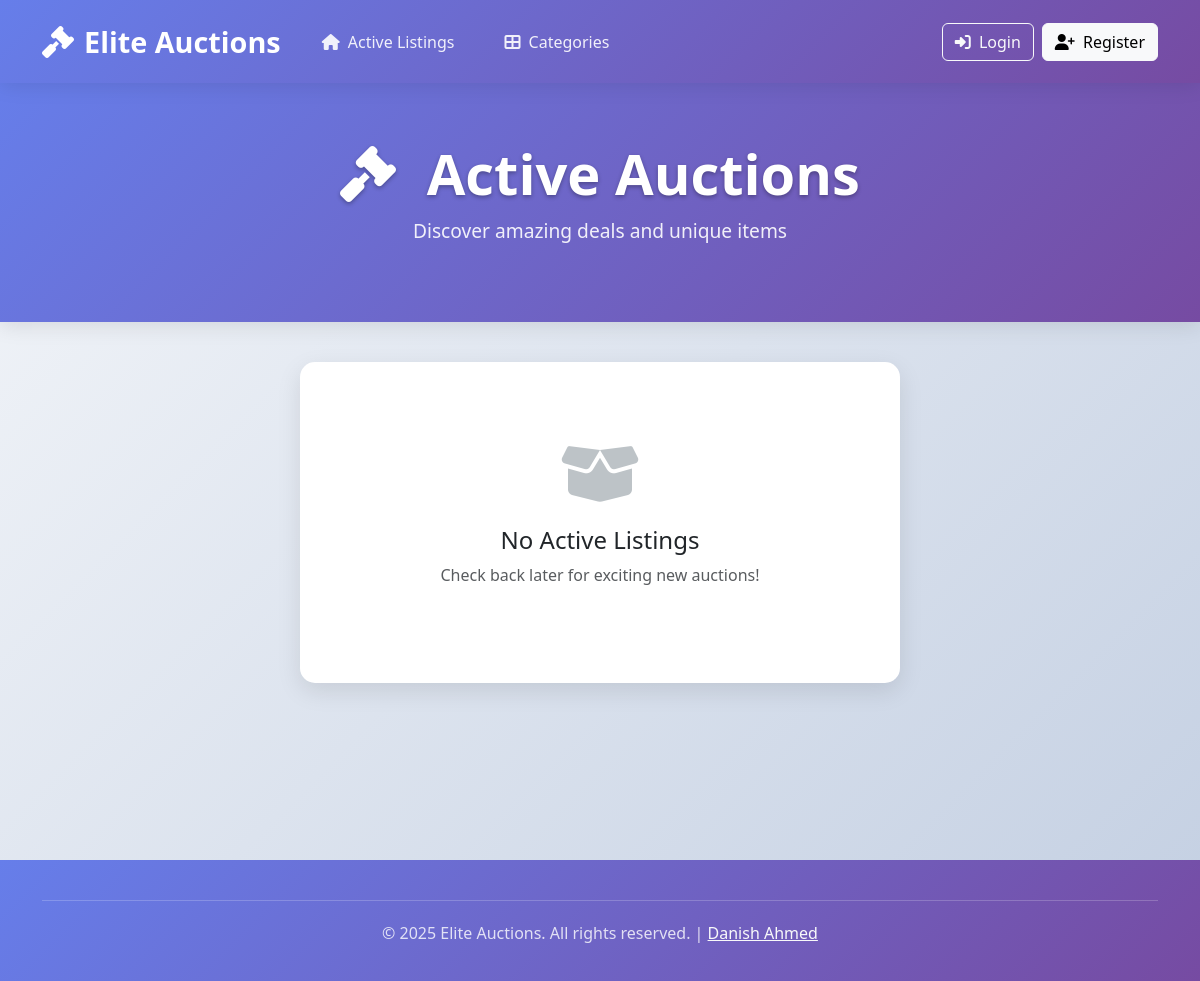
The app's page /, older data.
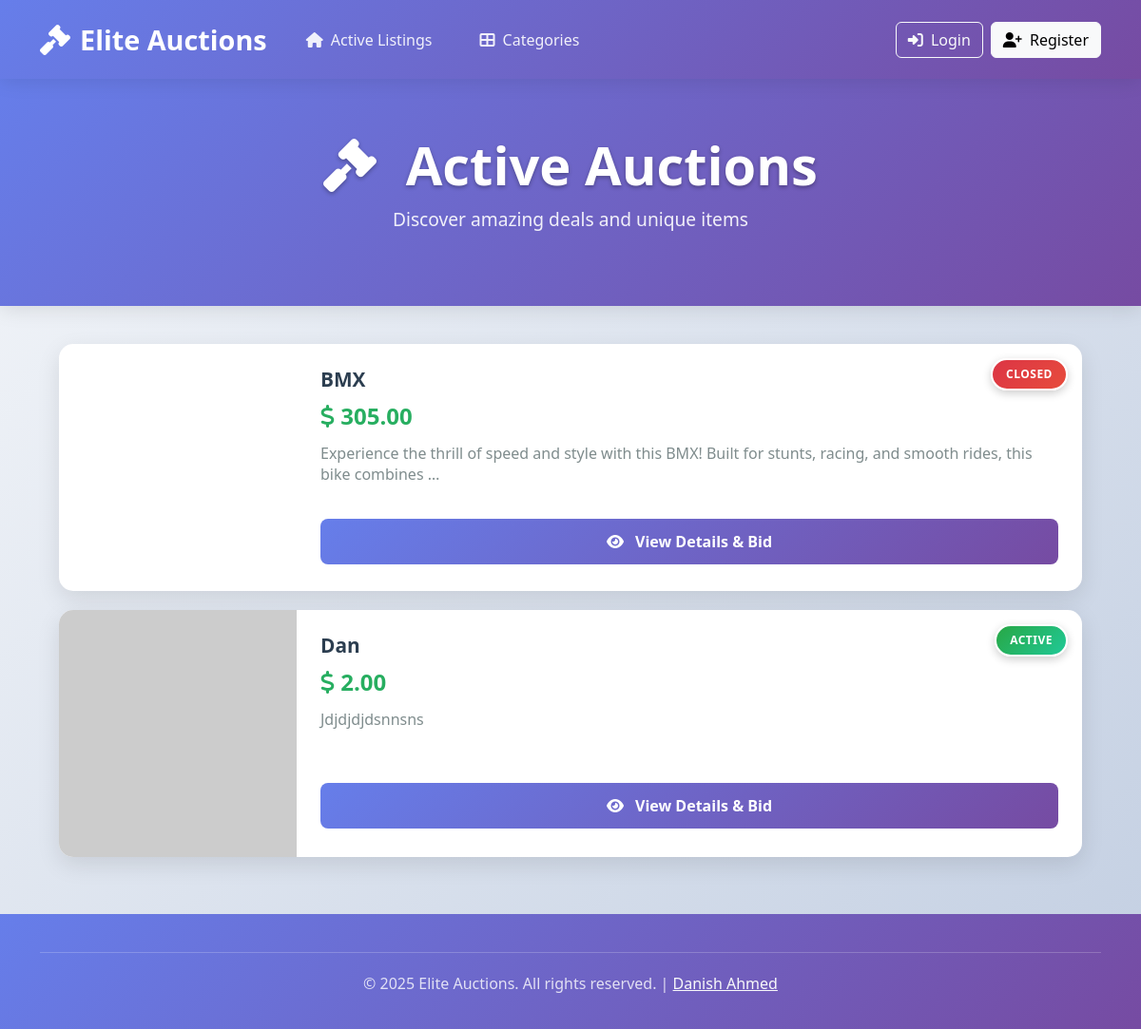
The same page, newer data.
### auctions/models.py (models this page shows, shortened)
class Listing(models.Model):
    title=models.CharField(max_length=64)
    desc=models.TextField()
    url=models.URLField(blank=True)
    is_active = models.BooleanField(default=True)
    owner = models.ForeignKey("User", on_delete=models.CASCADE)
    winner = models.ForeignKey(User, on_delete=models.SET_NULL, null=True, blank=True, related_name="won_listings")
    category=models.CharField(max_length=64,blank=True,choices=[
        ("Fashion", "Fashion"),
        ("Toys", "Toys"),
        ("Electronics", "Electronics"),
        ("Home", "Home"),
        ]
    )

class Bid(models.Model):
    amount = models.DecimalField(max_digits=20,decimal_places=2)
    bidmaker = models.ForeignKey("User", on_delete=models.CASCADE)
    listing = models.ForeignKey("Listing", on_delete=models.CASCADE, related_name="bids")

### auctions/views.py (the view)
# urls.py: path("", views.index, name="index"),
def index(request):
    allListings = Listing.objects.all()
    listings_with_bids = []
    for listing in allListings:
            current_bid = listing.bids.last().amount if listing.bids.last() else "No bids yet"
            listings_with_bids.append((listing, current_bid))
    return render(request, "auctions/index.html", {
        "listings_with_bids": listings_with_bids
    })

### auctions/templates/auctions/index.html (shortened to what this page needs)
{% extends "auctions/layout.html" %}
{% load static %}
{% block head %}
<link href="https://cdnjs.cloudflare.com/ajax/libs/font-awesome/6.4.0/css/all.min.css" rel="stylesheet">
{% endblock %}
{% block body %}
<div class="main-header">
    <div class="container">
        <h2 class="display-4">
            <i class="fas fa-gavel me-3"></i>
            Active Auctions
        </h2>
        <p>Discover amazing deals and unique items</p>
    </div>
</div>
<div class="container">
    {% if listings_with_bids %}
    <div class="horizontal-cards">
        {% for listing, current_bid in listings_with_bids %}
        <div class="horizontal-card">
            <span class="status-badge {% if listing.is_active %}status-active{% else %}status-closed{% endif %}">
                {% if listing.is_active %}ACTIVE{% else %}CLOSED{% endif %}
            </span>
            <div class="card-image" style="background-image: url('{% firstof listing.url "https://via.placeholder.com/300x200?text=No+Image" %}')">
            </div>
            <div class="card-content">
                <div>
                    <h5 class="card-title">{{ listing.title }}</h5>
                    <p class="card-price">
                        <i class="fas fa-dollar-sign"></i> {{ current_bid|floatformat:2 }}
                    </p>
                    <p class="card-description">{{ listing.desc|truncatechars:120 }}</p>
                </div>
                <div class="card-actions">
                    <a href="{% url 'listing' listing.pk %}" class="btn btn-primary-modern btn-modern">
                        <i class="fas fa-eye me-2"></i> View Details & Bid
                    </a>
                </div>
            </div>
        </div>
        {% endfor %}
    </div>
    {% else %}
    <div class="empty-state">
        <i class="fas fa-box-open"></i>
        <h4>No Active Listings</h4>
        <p class="text-muted">Check back later for exciting new auctions!</p>
    </div>
    {% endif %}
</div>
{% endblock %}

### auctions/templates/auctions/layout.html (shortened to what this page needs)
{% load static %}
<!DOCTYPE html>
<html lang="en">
<head>
    <link href="https://cdnjs.cloudflare.com/ajax/libs/bootstrap/5.3.0/css/bootstrap.min.css" rel="stylesheet">
    <link href="https://cdnjs.cloudflare.com/ajax/libs/font-awesome/6.4.0/css/all.min.css" rel="stylesheet">
    <link href="{% static 'auctions/styles.css' %}" rel="stylesheet">
    {% block head %}{% endblock %}
</head>
<body>
    <nav class="navbar navbar-expand-lg modern-navbar fixed-top">
        <div class="container">
            <a class="navbar-brand" href="{% url 'index' %}">
                <i class="fas fa-gavel"></i>
                Elite Auctions
            </a>
            <div class="collapse navbar-collapse" id="navbarNav">
                <ul class="navbar-nav me-auto">
                    <li class="nav-item">
                        <a class="nav-link" href="{% url 'index' %}">
                            <i class="fas fa-home me-1"></i>
                            Active Listings
                        </a>
                    </li>
                    <li class="nav-item">
                        <a class="nav-link" href="{% url 'categories' %}">
                            <i class="fas fa-th-large me-1"></i>
                            Categories
                        </a>
                    </li>
                </ul>
                <div class="d-flex align-items-center">
                    {% if user.is_authenticated %}
                        <div class="dropdown">
                            <button class="btn dropdown-toggle user-badge" type="button" data-bs-toggle="dropdown">
                                <i class="fas fa-user-circle"></i>
                                {{ user.username }}
                            </button>
                            <ul class="dropdown-menu dropdown-menu-end">
                                <li><a class="dropdown-item" href="{% url 'logout' %}"><i class="fas fa-sign-out-alt me-2"></i>Logout</a></li>
                            </ul>
                        </div>
                    {% else %}
                        <div class="d-flex gap-2">
                            <a href="{% url 'login' %}" class="btn btn-outline-light">
                                <i class="fas fa-sign-in-alt me-1"></i>
                                Login
                            </a>
                            <a href="{% url 'register' %}" class="btn btn-light">
                                <i class="fas fa-user-plus me-1"></i>
                                Register
                            </a>
                        </div>
                    {% endif %}
                </div>
            </div>
        </div>
    </nav>
    <main style="margin-top: var(--nav-height);">
        <div class="page-content">
            {% block body %}
            {% endblock %}
        </div>
    </main>
    <footer class="modern-footer">
        <div class="container">
            <div class="footer-bottom">
                <p>&copy; 2025 Elite Auctions. All rights reserved. | <a href="https://www.linkedin.com/in/danish-ahmed-6b46b4343/" class="text-light">Danish Ahmed</a></p>
            </div>
        </div>
    </footer>
</body>
</html>

### auctions/static/auctions/styles.css (style rules this page uses)
:root { --primary-gradient: linear-gradient(135deg, #667eea 0%, #764ba2 100%); --success-gradient: linear-gradient(135deg, #4facfe 0%, #00f2fe 100%); --danger-gradient: linear-gradient(135deg, #fa709a 0%, #fee140 100%); --card-shadow: 0 8px 25px rgba(0, 0, 0, 0.1); --card-shadow-hover: 0 15px 35px rgba(0, 0, 0, 0.15); }
body { background: linear-gradient(135deg, #f5f7fa 0%, #c3cfe2 100%); font-family: 'Segoe UI', Tahoma, Geneva, Verdana, sans-serif; min-height: 100vh; }
.main-header { background: var(--primary-gradient); padding: 60px 0; margin-bottom: 40px; color: white; text-align: center; box-shadow: 0 4px 20px rgba(0, 0, 0, 0.1); }
.horizontal-cards { display: flex; flex-direction: column; gap: 20px; max-width: 1200px; margin: 0 auto; padding: 0 20px; }
.horizontal-card { background: white; border-radius: 15px; box-shadow: var(--card-shadow); overflow: hidden; transition: all 0.3s ease; display: flex; height: 200px; }
.horizontal-card .card-image { width: 250px; height: 100%; background-size: cover; background-position: center; position: relative; }
.status-active { background: var(--success-gradient); }
.status-closed { background: var(--danger-gradient); }
.horizontal-card .card-content { flex: 1; padding: 25px; display: flex; flex-direction: column; justify-content: space-between; }
.horizontal-card .card-title { font-size: 1.3rem; font-weight: 600; color: #2c3e50; margin-bottom: 8px; }
.horizontal-card .card-price { font-size: 1.5rem; font-weight: 700; color: #27ae60; margin-bottom: 10px; }
.horizontal-card .card-description { color: #7f8c8d; line-height: 1.4; margin-bottom: 15px; flex-grow: 1; }
.horizontal-card .card-actions { margin-top: auto; }
.btn-modern { padding: 12px 24px; border-radius: 8px; font-weight: 600; border: none; transition: all 0.3s ease; text-decoration: none; display: inline-block; text-align: center; }
.btn-primary-modern { background: var(--primary-gradient); color: white; }

### auctions/templates/auctions/index.html (style rules this page uses)
.main-header { background: linear-gradient(135deg, #667eea 0%, #764ba2 100%); padding: 60px 0; margin-bottom: 40px; color: white; text-align: center; box-shadow: 0 4px 20px rgba(0, 0, 0, 0.1); }
.main-header h2 { font-weight: 700; text-shadow: 0 2px 4px rgba(0, 0, 0, 0.3); margin: 0; }
.main-header p { font-size: 1.2rem; opacity: 0.9; margin-top: 10px; }
.horizontal-cards { display: flex; flex-direction: column; gap: 20px; max-width: 1200px; margin: 0 auto; padding: 0 20px; }
.horizontal-card { background: white; border-radius: 15px; box-shadow: 0 8px 25px rgba(0, 0, 0, 0.1); overflow: hidden; transition: all 0.3s ease; display: flex; min-height: 260px; position: relative; }
.horizontal-card .card-image { width: 250px; height: 100%; min-height: 260px; background-size: cover; background-position: center; flex-shrink: 0; }
.horizontal-card .card-content { flex: 1; padding: 25px 25px 15px 25px; display: flex; flex-direction: column; justify-content: space-between; min-height: 260px; }
.horizontal-card .card-title { font-size: 1.3rem; font-weight: 600; color: #2c3e50; margin-bottom: 8px; }
.horizontal-card .card-price { font-size: 1.5rem; font-weight: 700; color: #27ae60; margin-bottom: 10px; }
.horizontal-card .card-description { color: #7f8c8d; line-height: 1.4; margin-bottom: 15px; flex-grow: 1; }
.horizontal-card .card-actions { margin-top: auto; padding: 20px 0 15px 0; }
.btn-modern { padding: 12px 24px; border-radius: 8px; font-weight: 600; border: none; transition: all 0.3s ease; text-decoration: none; display: inline-block; text-align: center; width: 100%; box-sizing: border-box; }
.btn-primary-modern { background: linear-gradient(135deg, #667eea 0%, #764ba2 100%); color: white; }
.status-badge { position: absolute; top: 15px; right: 15px; z-index: 10; padding: 6px 14px; border-radius: 20px; font-size: 0.75rem; font-weight: 700; text-transform: uppercase; letter-spacing: 0.5px; box-shadow: 0 3px 10px rgba(0, 0, 0, 0.2); border: 2px solid white; }
.status-active { background: linear-gradient(135deg, #28a745, #20c997); color: white; }
.status-closed { background: linear-gradient(135deg, #dc3545, #e74c3c); color: white; }

Row changes from the older to the newer data that the page shows:
added Listing: is_active "CLOSED", title "BMX", amount "305.00", desc "Experience the thrill of speed and style with this BMX! Built for stunts, racing, and smooth rides, this bike combines …"
added Listing: is_active "ACTIVE", title "Dan", amount "2.00", desc "Jdjdjdjdsnnsns"
Text that changed along with them:
text no longer shown: "No Active Listings Check back later for exciting new auctions!"
